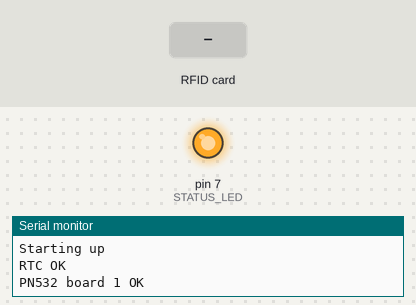
Recording of a sketch running on a simulated Arduino Uno, built with avr-gcc and run on an emulated ATmega328P. Parts: output pins drawn as LEDs (lit = HIGH), the last lines printed to the serial monitor. Inputs (shaded band) come from the test bench. The local clock reads 2024-03-15 10:24:30 at power-on unless the sketch sets it; storage starts empty.

Above: at 0.03 s.
At 1.2 s:
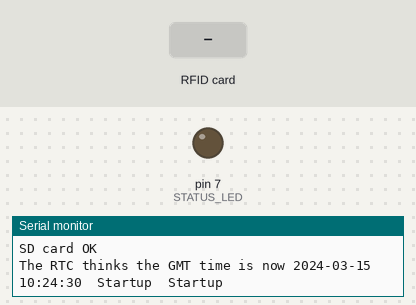
1.3 s: RFID card 5E 7A 19 C4 held to the reader
Timing chart, 0 to 4.3 s (numbered marks = the images above; inputs shaded):
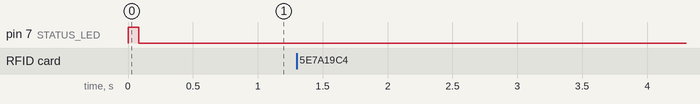

The sketch:

RFIDbee2.ino
```cpp
// RFIDbee2.ino v1 by William H. Grover | wgrover@engr.ucr.edu | groverlab.org

#include <Wire.h>
#include <SPI.h>
#include <Adafruit_PN532.h>  # from "Adafruit PN532" by Adafruit
#include "RTClib.h"  # from "RTClib" by Adafruit
#include <SdFat.h>  # from "SdFat" by Bill Greiman

#define STATUS_LED (7)   // was 3 in first board, keep it 7 from now on

#define sdChipSelect (10)

SdFat sd;
SdFile file;

// ORIGINAL ADAFRUIT CODE FOR RFID READERS:
#define PN532_SCK  (2)
#define PN532_MOSI (3)
#define PN532_MISO (5)

// STANDARD ARDUINO SPI PINS:
//#define PN532_SCK  (13)
//#define PN532_MOSI (11)
//#define PN532_MISO (12)

#define PN532_SS1 (4)
#define PN532_SS2 (6)

Adafruit_PN532 nfc1(PN532_SCK, PN532_MISO, PN532_MOSI, PN532_SS1);
Adafruit_PN532 nfc2(PN532_SCK, PN532_MISO, PN532_MOSI, PN532_SS2);

RTC_DS3231 rtc;

// Error codes:
// 1 blink:  reserved for OK startup
// 2 blinks:  RTC needs to be set
// 3 blinks:  Problem with RTC
// 4 blinks:  Problem with SD card

void blink(unsigned int count) {
  for (unsigned int i = 0; i < count; i++) {
    digitalWrite(STATUS_LED, HIGH);
    delay(200);
    digitalWrite(STATUS_LED, LOW);
    delay(200);
  }
  delay(800);
}

void array_to_string(byte array[], unsigned int len, char buffer[]) {
  for (unsigned int i = 0; i < len; i++) {
    byte nib1 = (array[i] >> 4) & 0x0F;
    byte nib2 = (array[i] >> 0) & 0x0F;
    buffer[i * 2 + 0] = nib1  < 0xA ? '0' + nib1  : 'A' + nib1  - 0xA;
    buffer[i * 2 + 1] = nib2  < 0xA ? '0' + nib2  : 'A' + nib2  - 0xA;
  }
  buffer[len * 2] = '\0';
}

void setup(void) {

  pinMode(STATUS_LED, OUTPUT);

  // Turn on Status LED to show that startup is underway:
  digitalWrite(STATUS_LED, HIGH);

  Serial.begin(9600);
  while (!Serial) delay(10);
  Serial.println("\nStarting up");

  if (! rtc.begin()) {
    Serial.println("Couldn't find RTC");
    Serial.flush();
    while(1) { blink(3); }
  }

  if (rtc.lostPower()) {
    Serial.println("Real-time clock needs to be set.");

    int year = 0;
    int month = 0;
    int day = 0;
    int hour = 0;
    int min = 0;
    int sec = 0;

    while (!Serial.available()) { blink(2); }

    // this is expecting a string like "21 12 31 8 0 0"

    year = Serial.parseInt();
    month = Serial.parseInt();
    day = Serial.parseInt();
    hour = Serial.parseInt();
    min = Serial.parseInt();
    sec = Serial.parseInt();

    rtc.adjust(DateTime(year, month, day, hour, min, sec));
    Serial.println("Time successfully set.");
  }

  Serial.println("RTC OK");

  nfc1.begin();
  nfc1.setPassiveActivationRetries(0x1);
  nfc1.SAMConfig();
  Serial.println("PN532 board 1 OK");

  nfc2.begin();
  nfc2.setPassiveActivationRetries(0x1);
  nfc2.SAMConfig();
  Serial.println("PN532 board 2 OK");

  // Initialize the SD and create or open the data file for append.
  if (!sd.begin(sdChipSelect) || !file.open("LOGFILE.TXT", O_CREAT | O_WRITE | O_APPEND)) {
    Serial.println(F("SD problem"));
    while(1) {
      blink(4);
    }
  }
  Serial.println("SD card OK");

  // Record startup in log file and console:
  DateTime now = rtc.now();
  char t[20] = "";  // 19 characters + null terminator = 20
  sprintf(t, "%04d-%02d-%02d %02d:%02d:%02d\0", now.year(), now.month(), now.day(),
          now.hour(), now.minute(), now.second());
  Serial.print("The RTC thinks the GMT time is now ");
  Serial.print(t);
  Serial.println("\tStartup\tStartup");
  file.print(t);
  file.println("\tStartup\tStartup");
  file.sync();

   // If we make it this far, startup is successful; turn off Status LED:
  digitalWrite(STATUS_LED, LOW);
}

void loop(void) {

  uint8_t success;
  uint8_t uid[] = { 0, 0, 0, 0, 0, 0, 0 };  // no need for null terminator here
  uint8_t uidLength;


  // READER 1
  success = nfc1.readPassiveTargetID(PN532_MIFARE_ISO14443A, uid, &uidLength);
  if (success) {

    digitalWrite(STATUS_LED, HIGH);

    DateTime now = rtc.now();
    char t[20] = "";  // 19 characters + null terminator = 20
    sprintf(t, "%04d-%02d-%02d %02d:%02d:%02d\0", now.year(), now.month(), now.day(),
            now.hour(), now.minute(), now.second());

    char id[15] = ""; // max 7 nibbles = 14 characters + null terminator = 15
    array_to_string(uid, uidLength, id);

    Serial.print(t);
    Serial.print("\t1\t");
    Serial.println(id);

    file.print(t);
    file.print("\t1\t");
    file.println(id);
    file.sync();

    digitalWrite(STATUS_LED, LOW);

  }

  // READER 2
  success = nfc2.readPassiveTargetID(PN532_MIFARE_ISO14443A, uid, &uidLength);
  if (success) {

    digitalWrite(STATUS_LED, HIGH);

    DateTime now = rtc.now();
    char t[20] = "";  // 19 characters + null terminator = 20
    sprintf(t, "%04d-%02d-%02d %02d:%02d:%02d\0", now.year(), now.month(), now.day(),
            now.hour(), now.minute(), now.second());

    char id[15] = ""; // max 7 nibbles = 14 characters + null terminator = 15
    array_to_string(uid, uidLength, id);

    Serial.print(t);
    Serial.print("\t2\t");
    Serial.println(id);

    file.print(t);
    file.print("\t2\t");
    file.println(id);
    file.sync();

    digitalWrite(STATUS_LED, LOW);

  }

}
```
